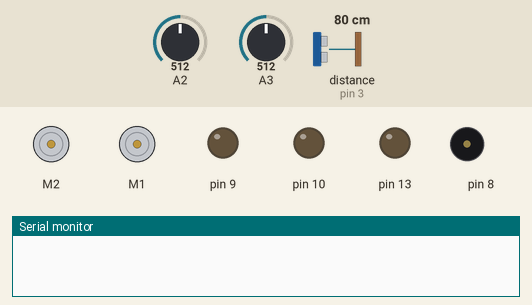
This sketch was run on a simulated Arduino Uno, built with avr-gcc and run on an emulated ATmega328P. Parts: 2 × DC motor (green arrow = forward, orange = backward, longer = faster), output pins drawn as LEDs (lit = HIGH), buzzer (waves = sounding), the last lines printed to the serial monitor. The test bench sets the inputs (shaded band); at power-on: distance to the obstacle (sensor on pin 3) 80 cm, A2 = 512, A3 = 512.

Above: at 3.9 s.
4.0 s: distance to the obstacle (sensor on pin 3) set to 6 cm
14.9 s: distance to the obstacle (sensor on pin 3) set to 3 cm
At 24.83 s:
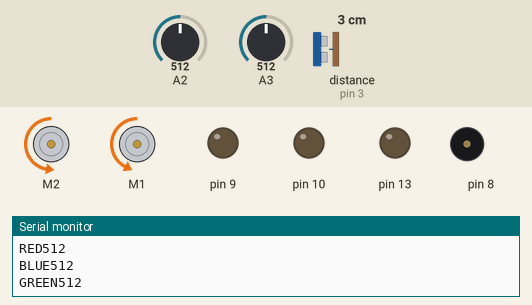
At 25.7 s:
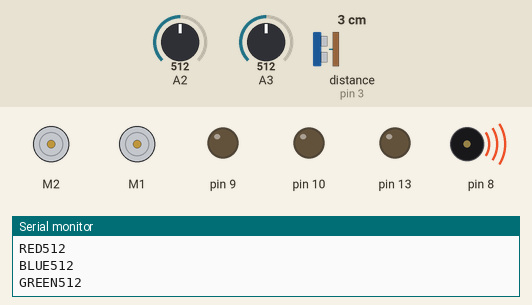
26.4 s: distance to the obstacle (sensor on pin 3) set to 9 cm
At 30.9 s:
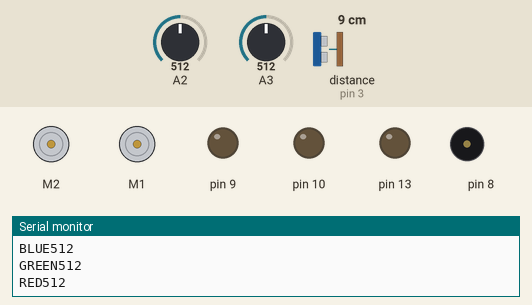
Timing chart, 0 to 37.5 s (numbered marks = the images above; inputs shaded):
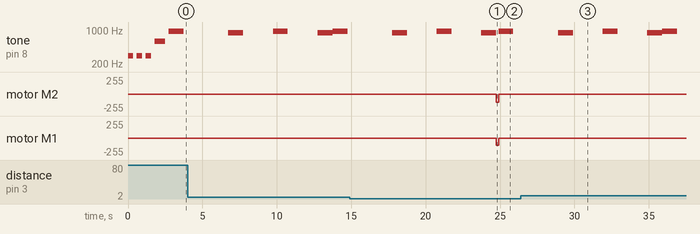

Measured:
- the behaviour switches between 5 and 4 cm on distance to the obstacle (sensor on pin 3) (found by bisection; images 0 and 1)
- after the input at 14.9 s, motor M2: stopped → backward 127/255 after 9.9 s, → stopped 0.15 s later; motor M1: stopped → backward 109/255 after 9.9 s, → stopped 0.15 s later
- after the input at 26.4 s, motor M2: stays stopped (without the input it goes to backward 127/255 after 9.5 s); motor M1: stays stopped (without the input it goes to backward 109/255 after 9.5 s)
- by itself, tone on pin 8: plays 880 Hz for 1.0 s, 932 Hz for 1.0 s, 880 Hz for 1.0 s, 932 Hz for 1.0 s

The sketch:

robot.ino
```cpp
#include <pitches.h>  //library for music
#include <MeMCore.h>

int melody[] = {
  REST, REST, REST, NOTE_DS4,
  NOTE_E4, REST, NOTE_FS4, NOTE_G4, REST, NOTE_DS4,
  NOTE_E4, NOTE_FS4,  NOTE_G4, NOTE_C5, NOTE_B4, NOTE_E4, NOTE_G4, NOTE_B4,
  NOTE_AS4, NOTE_A4, NOTE_G4, NOTE_E4, NOTE_D4,
  NOTE_E4, REST, REST, NOTE_DS4,

  NOTE_E4, REST, NOTE_FS4, NOTE_G4, REST, NOTE_DS4,
  NOTE_E4, NOTE_FS4,  NOTE_G4, NOTE_C5, NOTE_B4, NOTE_G4, NOTE_B4, NOTE_E5,
  NOTE_DS5,
  NOTE_D5, REST, REST, NOTE_DS4,
  NOTE_E4, REST, NOTE_FS4, NOTE_G4, REST, NOTE_DS4,
  NOTE_E4, NOTE_FS4,  NOTE_G4, NOTE_C5, NOTE_B4, NOTE_E4, NOTE_G4, NOTE_B4,

  NOTE_AS4, NOTE_A4, NOTE_G4, NOTE_E4, NOTE_D4,
  NOTE_E4, REST,
  REST, NOTE_E5, NOTE_D5, NOTE_B4, NOTE_A4, NOTE_G4, NOTE_E4,
  NOTE_AS4, NOTE_A4, NOTE_AS4, NOTE_A4, NOTE_AS4, NOTE_A4, NOTE_AS4, NOTE_A4,
  NOTE_G4, NOTE_E4, NOTE_D4, NOTE_E4, NOTE_E4, NOTE_E4
};

int durations[] = {
  2, 4, 8, 8,
  4, 8, 8, 4, 8, 8,
  8, 8,  8, 8, 8, 8, 8, 8,
  2, 16, 16, 16, 16,
  2, 4, 8, 4,

  4, 8, 8, 4, 8, 8,
  8, 8,  8, 8, 8, 8, 8, 8,
  1,
  2, 4, 8, 8,
  4, 8, 8, 4, 8, 8,
  8, 8,  8, 8, 8, 8, 8, 8,

  2, 16, 16, 16, 16,
  4, 4,
  4, 8, 8, 8, 8, 8, 8,
  16, 8, 16, 8, 16, 8, 16, 8,
  16, 16, 16, 16, 16, 2
};


MeBuzzer buzzer;
MeDCMotor leftmotor(M1); // assigning leftMotor to port M1
MeDCMotor rightmotor(M2); // assigning RightMotor to port M2
MePort coloursensor = MePort(1);
MeLineFollower lineFinder(PORT_2);
MeUltrasonicSensor ultraSensor(PORT_3);
MePort sharedsensor = MePort(4);
int leftmotorspeed = -109;
int rightmotorspeed = 127;
// int leftmotorspeed = 0;
// int rightmotorspeed = 0;

void startmusic(){
  buzzer.tone(NOTE_D4, 350);
  delay(250);
  buzzer.tone(NOTE_D4, 350);
  delay(250);
  buzzer.tone(NOTE_D4, 350);
  delay(250);
  buzzer.tone(NOTE_D5, 700);
  delay(250);
}

void celebrate() {
    int size = sizeof(durations) / sizeof(int);
  for (int note = 0; note < size; note++) {
    int duration = 1000 / durations[note];
    buzzer.tone(melody[note], duration);
    int pauseBetweenNotes = duration * 1.30;
    delay(pauseBetweenNotes);
  }
}// Code for playing celebratory tune}

void stopMotor() {
  rightmotor.stop();
  leftmotor.stop();
  }// Code for stopping motor}

void moveForward() {
  rightmotor.run(rightmotorspeed);
  leftmotor.run(leftmotorspeed);
  delay(2300);
  rightmotor.stop();
  leftmotor.stop();
}// Code for moving forward for some short interval}

void turnRight() {
  rightmotor.run(-rightmotorspeed);
  leftmotor.run(leftmotorspeed);
  delay(950);
  rightmotor.stop();
  leftmotor.stop();
}// Code for turning right 90 deg

void turnLeft(){
  rightmotor.run(rightmotorspeed);
  leftmotor.run(-leftmotorspeed);
  delay(950);
  rightmotor.stop();
  leftmotor.stop();
}// Code for turning left 90 deg}

// void uTurn() {}// Code for u-turn}
// void doubleLeftTurn() {}// Code for double left turn}
// void doubleRightTurn() {}// Code for double right turn}


void nudgeLeft() {
  rightmotor.run(rightmotorspeed);
  leftmotor.run(-leftmotorspeed);
  delay(250);
  rightmotor.stop();
  leftmotor.stop();
}// Code for nudging slightly to the left for some short interval}

void nudgeRight() {
  rightmotor.run(-rightmotorspeed);
  leftmotor.run(leftmotorspeed);
  delay(150);
  rightmotor.stop();
  leftmotor.stop();
}// Code for nudging slightly to the right for some short interval}

int detectColour()
{
  Serial.begin(9600);
  coloursensor.dWrite1(LOW);
  coloursensor.dWrite2(LOW);
  buzzer.tone(NOTE_AS5, 1000);
// Shine Red, read LDR after some delay

  coloursensor.dWrite1(HIGH);
  coloursensor.dWrite2(HIGH);
  delay(1500);
  int redlightlevel = sharedsensor.aRead1();
  delay(1500);
  Serial.print("RED"); //remove
  Serial.println(redlightlevel); //remove
  buzzer.tone(NOTE_A5, 1000);


// Shine blu, read LDR after some delay
  coloursensor.dWrite1(HIGH);
  coloursensor.dWrite2(LOW);
  delay(1000);
  int bluelightlevel = sharedsensor.aRead1();
  delay(1000);
  Serial.print("BLUE"); //remove
  Serial.println(bluelightlevel); //remove
  buzzer.tone(NOTE_AS5, 1000);

// Shine green , read LDR after some delay
  coloursensor.dWrite1(LOW);
  coloursensor.dWrite2(HIGH);
  delay(1000);
  int greenlightlevel = sharedsensor.aRead1();
  delay(1000);
  Serial.print("GREEN"); //remove
  Serial.println(greenlightlevel); //remove
  buzzer.tone(NOTE_A5, 1000);
// Run algorithm for colour decoding. requires intense calibration


  if ((150 <= redlightlevel) && (redlightlevel<= 300)  && (600 <= bluelightlevel) && (bluelightlevel<= 700) && (600 <= greenlightlevel) && (greenlightlevel<= 700) ){ //white
    celebrate();
  }
  if ((100 <= redlightlevel) && (redlightlevel<= 200)  && (400 <= bluelightlevel) && (bluelightlevel<= 500) && (500 <= greenlightlevel) && (greenlightlevel<= 600) ){ //red
    turnLeft();
  }
  if ((85 <= redlightlevel) && (redlightlevel<= 150)  && (350 <= bluelightlevel) && (bluelightlevel<= 450) && (450 <= greenlightlevel) && (greenlightlevel<= 550) ){//green
    turnRight();
  }
  if ((150 <= redlightlevel) && (redlightlevel<= 250)  && (400 <= bluelightlevel) && (bluelightlevel<= 500) && (600 <= greenlightlevel) && (greenlightlevel<= 700) ){//orange
    turnLeft();
    turnLeft();
  }
  if ((50 <= redlightlevel) && (redlightlevel<= 150)  && (550 <= bluelightlevel) && (bluelightlevel<= 650) && (600 <= greenlightlevel) && (greenlightlevel<= 700) ){ //purple
  turnLeft();
  moveForward();
  turnLeft();
  }
  if ((100 <= redlightlevel) && (redlightlevel<= 200)  && (600 <= bluelightlevel) && (bluelightlevel<= 700) && (500 <= greenlightlevel) && (greenlightlevel<= 700) ){//blue
  turnRight();
  moveForward();
  turnRight();
  }
}


bool detectBlack() {
  int sensorState = lineFinder.readSensors();
  switch(sensorState)
  {
    case S1_IN_S2_IN:
      return true;
    case S1_IN_S2_OUT:
      return false;
      leftmotor.stop();
    case S1_OUT_S2_IN:
      return false;
      rightmotor.stop();
    case S1_OUT_S2_OUT:
      return false;
  }
}


void ultrasonic(){
  float dist_cm = ultraSensor.distanceCm();

  // Serial.println(dist_cm);

  if (dist_cm < 5) {
    nudgeRight();
  }
}

// MePort sharedsensor = MePort(4) [already done earlier]
long shineIR() {
  coloursensor.dWrite1(LOW);
  coloursensor.dWrite2(LOW);
  long ir_level = sharedsensor.aRead2();
  return ir_level;
}

void IR_wall_clearance() {
  long ini_IR_level = sharedsensor.aRead2();
  long ref_IR_level = shineIR();

  long fin_IR_level = ref_IR_level - ini_IR_level;
  if (fin_IR_level > 4) {
    nudgeLeft();
  }
}

void defmovement(){
  rightmotor.run(rightmotorspeed);
  leftmotor.run(leftmotorspeed);
  if (detectBlack() == true){
    rightmotor.stop();
    leftmotor.stop();
    detectColour();
  }
  IR_wall_clearance();
  ultrasonic();
} //default movement

void setup()
{
  startmusic();
  //detectColour();

// Configure pinMode for A0, A1, A2, A3
}

void loop()
{
  defmovement();


  // leftmotor.run(leftmotorspeed);
  // rightmotor.run(rightmotorspeed);
  // if (detectBlack() == true){
  //   leftmotor.stop();
  //   rightmotor.stop();
  // }
// Read ultrasonic sensing distance (choose an appropriate timeout)
// Read IR sensing distance (turn off IR, read IR detector, turn on IR, read IR detector, estimate distance)
// if within black line, stop motor, detect colour, and take corresponding action
// 	else if too near to left wall, nudge right
// 	else if too near to right wall, nudge left
// 	else move forward


 //move forward
}
```
